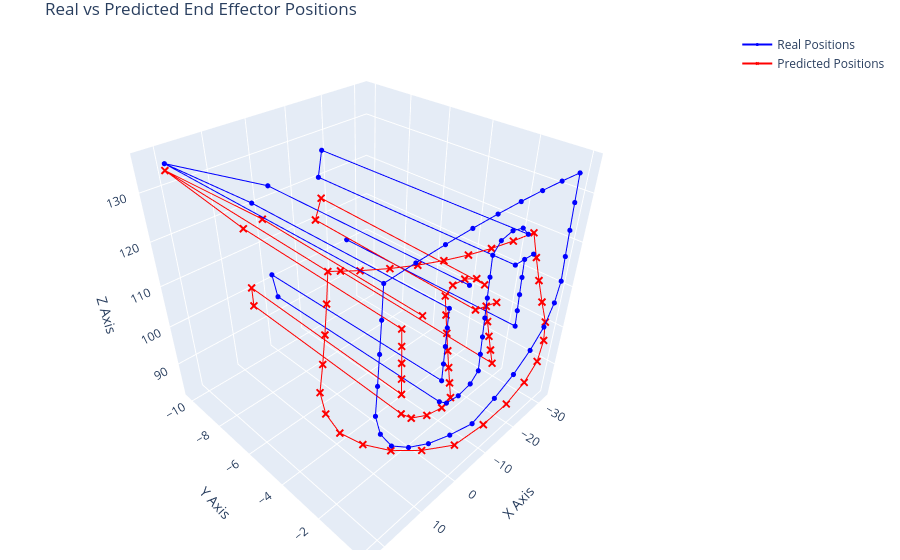
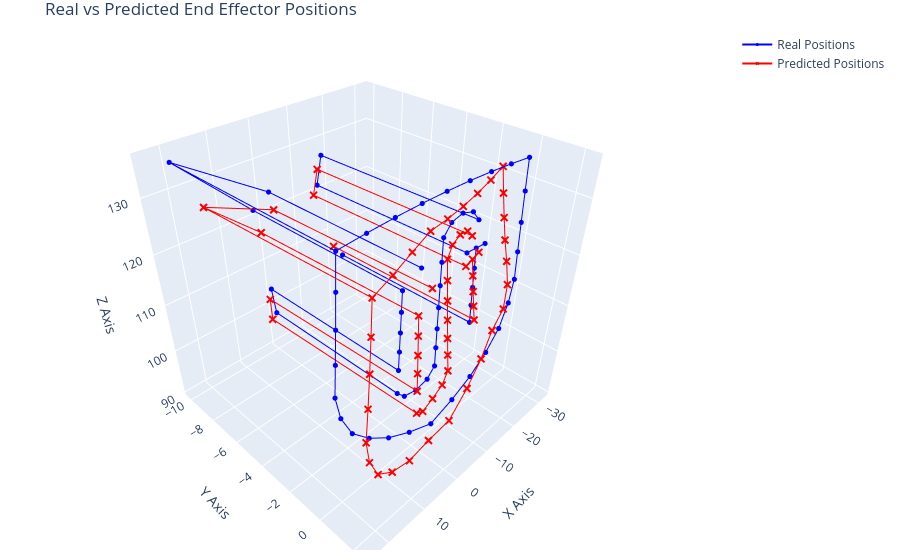
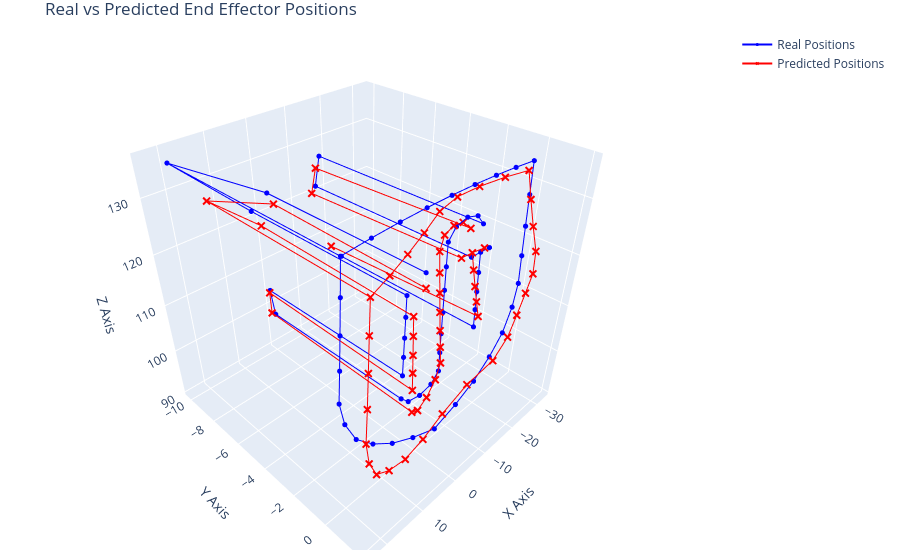
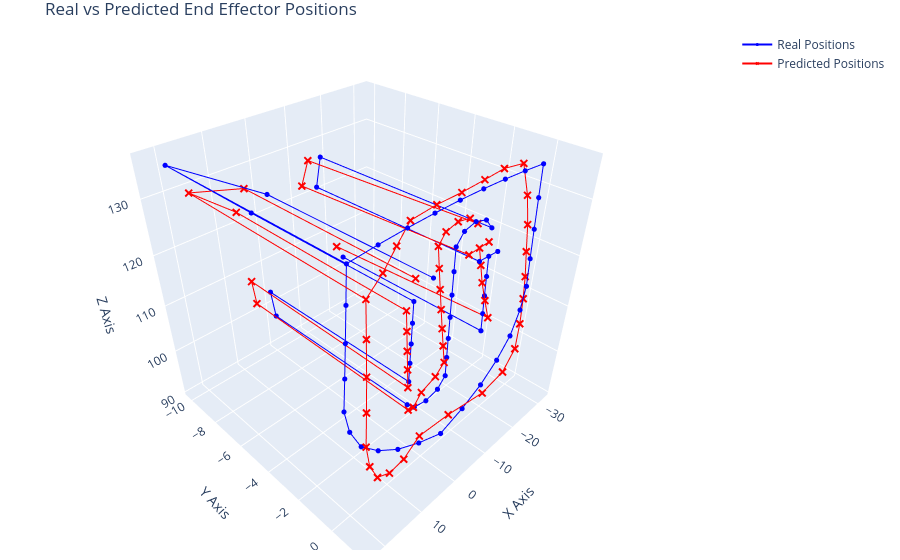

Notebook source saved alongside these figures, in order:
### Code cell
import plotly.graph_objects as go
pred = builder.predict(x_test)

for i, p in enumerate(pred):
    plot_positions_comparison(np.array(y_test), np.array(p))
    rel_err = np.abs(np.linalg.norm(p - y_test, axis=1)) / np.abs(np.linalg.norm(y_test, axis=1)) * 100
    print(f"Architechture: {str(builder.architectures[i]).split(' ')[1]}")
    print(f"Mean Relative Error: {np.mean(rel_err):.3f}%")
    print(f"Max Relative Error: {max(rel_err):.3f}%")
